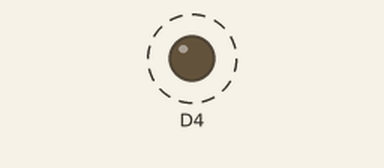
A sketch run on a simulated ESP8266 (NodeMCU). Shown: output pins drawn as LEDs (lit = HIGH). Dashed ring = blinking.

Above: at 0.02 s.
Timing chart, 0 to 3.0 s (numbered marks = the images above):
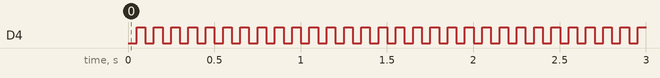

Measured:
- by itself, D4: alternates HIGH for 0.05 s and LOW for 0.05 s

The sketch:

PIRDetectorServer.ino
```cpp
#include "net.h"
#define GET_TRIGGER_STATE 0xFFFFFFF1
#define NO_OPERATION_CODE 0

int code = 0;

void led(){
  digitalWrite(D4, LOW);
  delay(50);
  digitalWrite(D4,HIGH);
  delay(50);
}

void setup() {

  init_wifi_network();
  init_udp_server();
  pinMode(D4, OUTPUT);
  digitalWrite(D4, HIGH);

}

void loop() {

  code = get_operation_code();

  switch(code){

      case NO_OPERATION_CODE:
         led();
         break;

      case GET_TRIGGER_STATE:
         write_sensor_state();
         break;
  }
}
```

net.h
```cpp
#include <ESP8266WiFi.h>
#include <WiFiUdp.h>

const char * networkSSID = "motionSensor";
const char * networkPassword = "1234567890";
const int maximumByteCount = 4;
const int port = 51;

char dataBuffer[maximumByteCount];
char outBoundBuffer[2];

WiFiUDP udpEndPoint;

void init_wifi_network(){
  WiFi.softAP(networkSSID, networkPassword);
}

void init_udp_server(){
  udpEndPoint.begin(port);
}

int get_operation_code(){
  int len = udpEndPoint.parsePacket();
  int * opcode;

  if(len > 0){
    udpEndPoint.read(dataBuffer, maximumByteCount);
    opcode = (int*) dataBuffer;
    return *opcode;
  }else{
    return 0;
  }
}

void send_data(char * dataPointer){
    udpEndPoint.beginPacket(udpEndPoint.remoteIP(), udpEndPoint.remotePort());
    udpEndPoint.write(dataPointer);
    udpEndPoint.endPacket();
}

void write_sensor_state(){
    String state = String(digitalRead(D0));
    state.toCharArray(outBoundBuffer, 2);
    send_data(outBoundBuffer);
}
```
